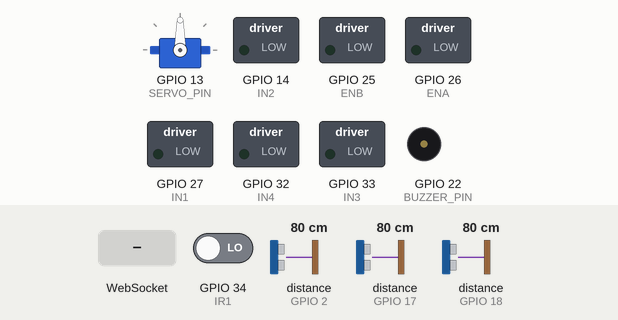
Recording of a sketch running on a simulated ESP32. On the bench: servo, switched loads named in the sketch (green lamp = pin HIGH), buzzer (waves = sounding, pin HIGH). Dashed ring = blinking. The test bench sets the inputs (shaded band); at power-on: GPIO 34 (IR1) LOW, distance to the obstacle (sensors on GPIO 2, GPIO 17, GPIO 18) 80 cm. The echo pulse lasts 58.3 µs per cm; WiFi joins after 1.5 s; servers stay silent unless stated; what the sketch prints to the serial monitor is not drawn.

Above: at 0.1 s.
At 2.7 s:
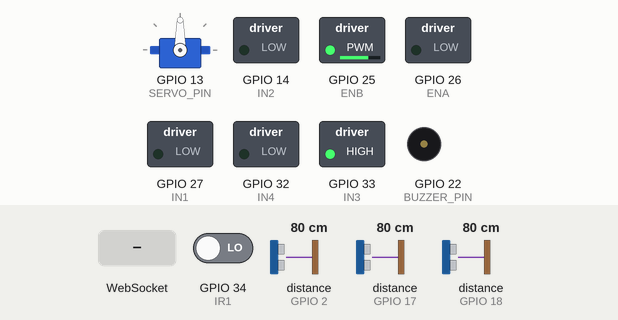
2.8 s: WebSocket text "auto" received
At 3.09 s:
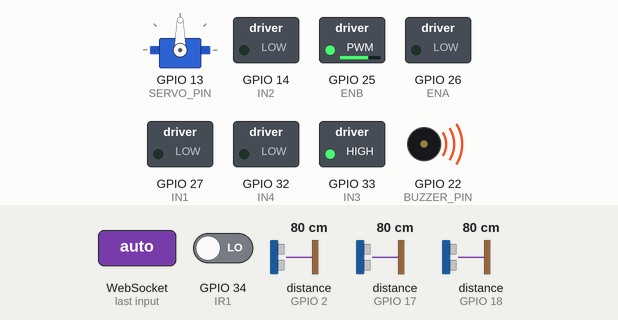
Timing chart, 0 to 11.8 s (numbered marks = the images above; inputs shaded):
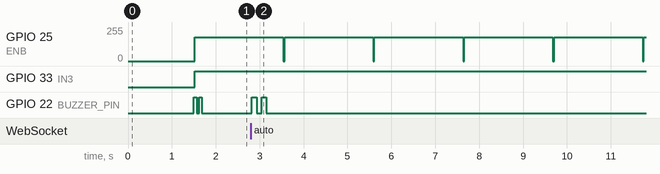

Measured:
- after the input at 2.8 s, GPIO 22 (BUZZER_PIN): alternates HIGH for 0.11 s and LOW for 0.11 s, 4 changes in all, then stays LOW, starting at once
- by itself, GPIO 25 (ENB): alternates 180/255 for 2.0 s and 0/255 for 0.03 s

The sketch:

ESP32_WS.ino
```cpp
#include <Arduino.h>
#include <WiFi.h>
#include <WebSocketsClient.h>
#include <ArduinoJson.h>
#include <NewPing.h>
#include <ESP32Servo.h>
#include <WiFiUdp.h>
#include <NTPClient.h>

// ---------- WIFI & WS ----------
const char* ssid = "YOUR_SSID";
const char* password = "YOUR_PASSWORD";
const char* ws_host = "192.168.1.100"; // REPLACE WITH SERVER IP
const uint16_t ws_port = 3000;
const char* deviceId = "esp32-01";

WebSocketsClient webSocket;
unsigned long lastTelemetryTime = 0;
unsigned long lastCommandTime = 0;
const int TELEMETRY_INTERVAL = 50; // 20Hz
const int FAILSAFE_TIMEOUT = 500; // ms

// ---------- TIME TRACKING ----------
WiFiUDP udp;
NTPClient timeClient(udp, "pool.ntp.org", 19800, 60000); // UTC+5:30 (IST)
bool isMachineMoving = false;
String sessionStartTime = "";

// ---------- SYSTEM STATE ----------
String mode = "manual"; // "manual" or "auto"

// ---------- ULTRASONIC ----------
#define TRIG_FRONT 5
#define ECHO_FRONT 18
#define TRIG_LEFT 16
#define ECHO_LEFT 17
#define TRIG_RIGHT 4
#define ECHO_RIGHT 2
#define MAX_DISTANCE 200

NewPing sonarFront(TRIG_FRONT, ECHO_FRONT, MAX_DISTANCE);
NewPing sonarLeft(TRIG_LEFT, ECHO_LEFT, MAX_DISTANCE);
NewPing sonarRight(TRIG_RIGHT, ECHO_RIGHT, MAX_DISTANCE);

// ---------- IR ----------
#define IR1 34
#define IR2 35
#define IR3 21

// ---------- MOTOR DRIVER ----------
#define ENA 26
#define IN1 27
#define IN2 14

#define ENB 25
#define IN3 33
#define IN4 32

// ---------- SERVO ----------
#define SERVO_PIN 13
Servo steering;

// ---------- BUZZER ----------
#define BUZZER_PIN 22
int buzzerBeepsRemaining = 0;
unsigned long lastBuzzerToggle = 0;
bool buzzerState = false;
int buzzerDuration = 0;

void setBuzzerPattern(int times, int durationMs) {
  buzzerBeepsRemaining = times * 2;
  buzzerDuration = durationMs;
  buzzerState = true;
  digitalWrite(BUZZER_PIN, HIGH);
  lastBuzzerToggle = millis();
  buzzerBeepsRemaining--;
}

void handleBuzzer() {
  if (buzzerBeepsRemaining > 0) {
    if (millis() - lastBuzzerToggle > buzzerDuration) {
      buzzerState = !buzzerState;
      digitalWrite(BUZZER_PIN, buzzerState ? HIGH : LOW);
      lastBuzzerToggle = millis();
      buzzerBeepsRemaining--;
    }
  } else if (buzzerState) {
    digitalWrite(BUZZER_PIN, LOW);
    buzzerState = false;
  }
}

// ---------- PARAMETERS ----------
#define OBSTACLE_DIST 30
#define DEFAULT_SPEED 180
#define TURN_SPEED 120
#define CONVEYOR_SPEED 180

// ---------- VARIABLES ----------
int front, leftD, rightD;
bool wasteDetected = false;
unsigned long conveyorStart = 0;
bool conveyorRunning = false;
int currentSpeedLeft = 0;
int currentSpeedRight = 0;
float currentDistance = 0.0;

// ---------- FUNCTION DECLARATIONS ----------
void webSocketEvent(WStype_t type, uint8_t * payload, size_t length);
void sendTelemetry();
void sendEvent(String eventType, String severity, String message);
void readSensors();
void autoNavigation();
void setMotors(int leftSpeed, int rightSpeed);
void stopMotors();
void handleConveyor();
String getFormattedTime();

void setup() {
  Serial.begin(115200);

  // Init Pins
  pinMode(IR1, INPUT);
  pinMode(IR2, INPUT);
  pinMode(IR3, INPUT);

  pinMode(IN1, OUTPUT);
  pinMode(IN2, OUTPUT);
  pinMode(IN3, OUTPUT);
  pinMode(IN4, OUTPUT);

  pinMode(ENA, OUTPUT);
  pinMode(ENB, OUTPUT);
  pinMode(BUZZER_PIN, OUTPUT);

  steering.attach(SERVO_PIN);
  steering.write(90);

  // WiFi connection
  WiFi.begin(ssid, password);
  Serial.print("Connecting to WiFi");
  while (WiFi.status() != WL_CONNECTED) {
    delay(500);
    Serial.print(".");
  }
  Serial.println("\nWiFi Connected.");
  setBuzzerPattern(1, 500); // 1 Long Beep for WiFi connected

  // Init NTP Time
  timeClient.begin();

  // WebSocket config
  webSocket.begin(ws_host, ws_port, "/");
  webSocket.onEvent(webSocketEvent);
  webSocket.setReconnectInterval(5000);

  Serial.println("System Ready");
}

String getFormattedTime() {
  timeClient.update();
  unsigned long epochTime = timeClient.getEpochTime();
  int hours = (epochTime / 3600) % 24;
  int minutes = (epochTime / 60) % 60;
  int seconds = epochTime % 60;
  char buffer[10];
  snprintf(buffer, sizeof(buffer), "%02d:%02d:%02d", hours, minutes, seconds);
  return String(buffer);
}

void loop() {
  webSocket.loop();
  readSensors();
  handleConveyor();
  handleBuzzer();

  if (mode == "auto") {
    autoNavigation();
  } else {
    // Fail-safe: stop if no command received recently in manual mode
    if (millis() - lastCommandTime > FAILSAFE_TIMEOUT) {
      if (currentSpeedLeft != 0 || currentSpeedRight != 0) {
        stopMotors();
        setBuzzerPattern(5, 50); // 5 Rapid Beeps for Failsafe Stop
      }
    }
  }

  if (millis() - lastTelemetryTime > TELEMETRY_INTERVAL) {
    sendTelemetry();
    lastTelemetryTime = millis();
  }

  delay(10); // Small delay to prevent watchdog reset
}

void webSocketEvent(WStype_t type, uint8_t * payload, size_t length) {
  switch(type) {
    case WStype_DISCONNECTED:
      Serial.println("[WS] Disconnected!");
      stopMotors();
      setBuzzerPattern(3, 300); // 3 Slow Beeps for WS Disconnect
      break;
    case WStype_CONNECTED:
      Serial.println("[WS] Connected to url");
      setBuzzerPattern(2, 100); // 2 Short Beeps for WS Connect
      {
        StaticJsonDocument<128> doc;
        doc["type"] = "init-esp";
        doc["deviceId"] = deviceId;
        String output;
        serializeJson(doc, output);
        webSocket.sendTXT(output);
      }
      break;
    case WStype_TEXT:
      {
        StaticJsonDocument<512> doc;
        DeserializationError error = deserializeJson(doc, payload);
        if (error) {
          Serial.println("[WS] JSON Parse Error");
          return;
        }

        String msgType = doc["type"];

        if (msgType == "hello_ack") {
          Serial.println("[WS] Hello Ack received");
        }
        else if (msgType == "frontend-connected") {
          Serial.println("[WS] Frontend Connected -> Forcing Telemetry sync");
          sendTelemetry(); // Force sync immediately
        }
        else if (msgType == "modeSwitch") {
          mode = doc["data"]["mode"].as<String>();
          Serial.println("Mode switched to: " + mode);
          stopMotors();
          setBuzzerPattern(1, 200); // 1 Beep on Mode Switch
        }
        else if (msgType == "motorControl" && mode == "manual") {
          lastCommandTime = millis();
          int spl = doc["data"]["speedLeft"];
          int spr = doc["data"]["speedRight"];
          setMotors(spl, spr);
        }
        else if (msgType == "conveyorControl") {
          bool active = doc["data"]["active"];
          if (active) {
            digitalWrite(IN3, HIGH);
            digitalWrite(IN4, LOW);
            analogWrite(ENB, CONVEYOR_SPEED);
            conveyorRunning = true;
            sendEvent("conveyorActive", "info", "Conveyor manually started");
          } else {
            analogWrite(ENB, 0);
            conveyorRunning = false;
          }
        }
      }
      break;
  }
}

void readSensors() {
  front = sonarFront.ping_cm();
  leftD = sonarLeft.ping_cm();
  rightD = sonarRight.ping_cm();

  bool newWaste = (digitalRead(IR1) == LOW || digitalRead(IR2) == LOW || digitalRead(IR3) == LOW);

  if (newWaste && !wasteDetected) {
    sendEvent("wasteDetected", "info", "Waste detected by IR sensors");
    setBuzzerPattern(2, 50); // 2 Very Short Beeps for Waste Detect
  }
  wasteDetected = newWaste;
}

void sendTelemetry() {
  StaticJsonDocument<256> doc;
  doc["type"] = "telemetry";
  doc["source"] = "device";
  doc["deviceId"] = deviceId;

  JsonObject data = doc.createNestedObject("data");
  data["speedLeft"] = currentSpeedLeft;
  data["speedRight"] = currentSpeedRight;

  // Approximate distance based on speed and time
  if(currentSpeedLeft > 0 || currentSpeedRight > 0) {
     currentDistance += 0.05; // Dummy distance calculation
  }
  data["distance"] = currentDistance;
  data["heading"] = 90; // Dummy heading
  data["battery"] = 95.0; // Dummy battery
  data["mode"] = mode; // Send current mode to frontend

  JsonObject sensors = data.createNestedObject("sensors");
  sensors["front"] = front;
  sensors["left"] = leftD;
  sensors["right"] = rightD;
  sensors["wasteDetected"] = wasteDetected;

  String output;
  serializeJson(doc, output);
  webSocket.sendTXT(output);
}

void sendEvent(String eventType, String severity, String message) {
  StaticJsonDocument<256> doc;
  doc["type"] = eventType;
  doc["source"] = "device";
  doc["deviceId"] = deviceId;

  JsonObject data = doc.createNestedObject("data");
  data["severity"] = severity;
  data["message"] = message;

  String output;
  serializeJson(doc, output);
  webSocket.sendTXT(output);
}

void autoNavigation() {
  if (front > 0 && front < OBSTACLE_DIST) {
    stopMotors();
    sendEvent("obstacleDetected", "warning", "Obstacle closer than threshold");
    setBuzzerPattern(1, 100); // 1 Short Beep for Obstacle Avoidance

    if (leftD > rightD) {
      steering.write(45);
      setMotors(TURN_SPEED, TURN_SPEED);
    } else {
      steering.write(135);
      setMotors(TURN_SPEED, TURN_SPEED);
    }
    delay(500); // Quick turn
  } else {
    steering.write(90);
    setMotors(DEFAULT_SPEED, DEFAULT_SPEED);
  }
}

void setMotors(int spl, int spr) {
  currentSpeedLeft = spl;
  currentSpeedRight = spr;

  if (spl >= 0) {
    digitalWrite(IN1, HIGH);
    digitalWrite(IN2, LOW);
    analogWrite(ENA, spl);
  } else {
    digitalWrite(IN1, LOW);
    digitalWrite(IN2, HIGH);
    analogWrite(ENA, -spl); // Ensure positive PWM
  }

  // Session Tracking: Start
  if (!isMachineMoving && (spl != 0 || spr != 0)) {
    isMachineMoving = true;
    sessionStartTime = getFormattedTime();
    sendEvent("machineStarted", "info", "Machine started moving at " + sessionStartTime);
  }
}

void stopMotors() {
  analogWrite(ENA, 0);
  currentSpeedLeft = 0;
  currentSpeedRight = 0;

  // Session Tracking: Stop
  if (isMachineMoving) {
    isMachineMoving = false;
    String stopTime = getFormattedTime();
    sendEvent("machineStopped", "info", "Machine stopped moving at " + stopTime + " (Session started at " + sessionStartTime + ")");
  }
}

void handleConveyor() {
  if (wasteDetected && !conveyorRunning) {
    digitalWrite(IN3, HIGH);
    digitalWrite(IN4, LOW);
    analogWrite(ENB, CONVEYOR_SPEED);
    conveyorStart = millis();
    conveyorRunning = true;
    sendEvent("conveyorActive", "info", "Conveyor auto started");
  }

  if (conveyorRunning && millis() - conveyorStart > 2000) {
    analogWrite(ENB, 0);
    conveyorRunning = false;
  }
}
```
